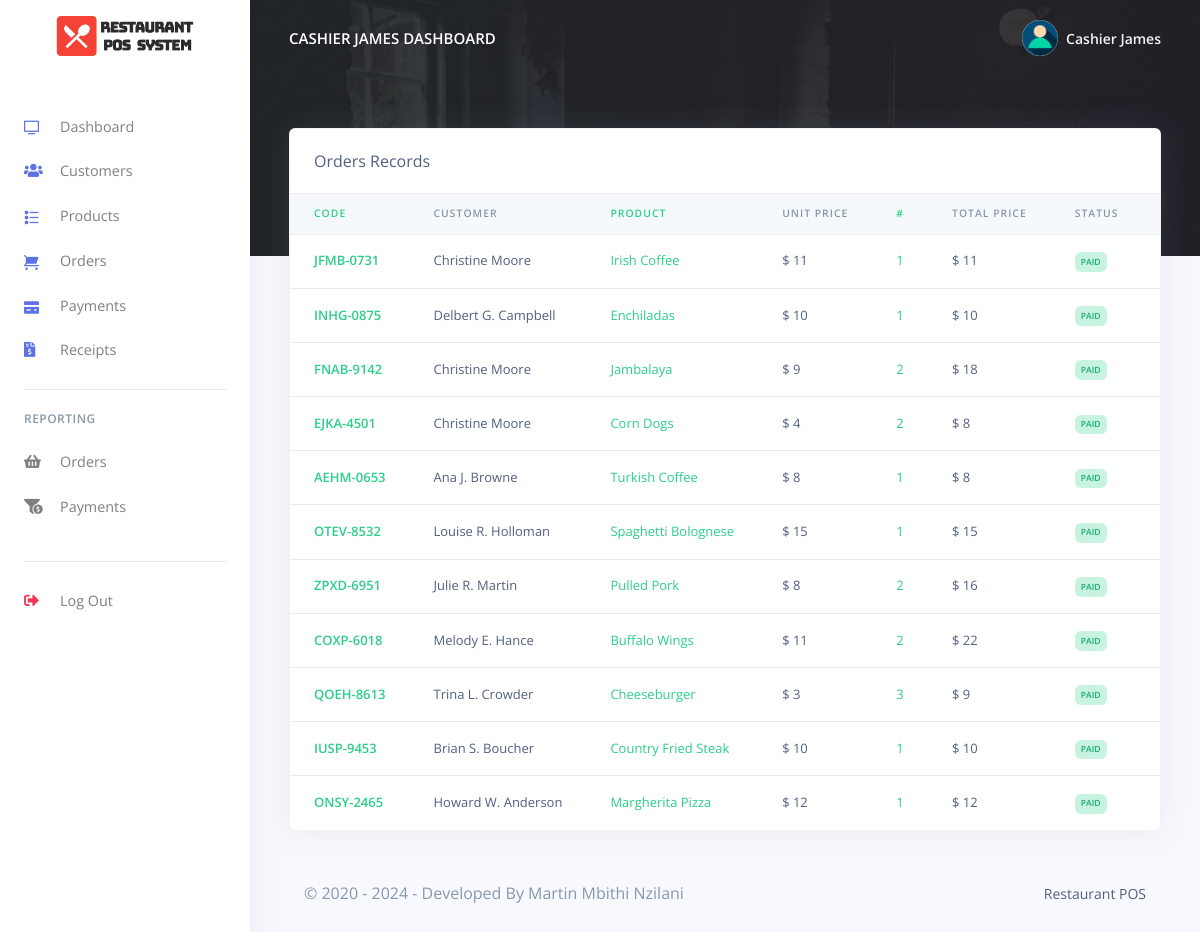
/pos/cashier/orders_reports.php (signed in), run on the app's committed database.
### tables this page shows
CREATE TABLE `rpos_staff` (
  `staff_id` int(20) NOT NULL,
  `staff_name` varchar(200) NOT NULL,
  `staff_number` varchar(200) NOT NULL,
  `staff_email` varchar(200) NOT NULL,
  `staff_password` varchar(200) NOT NULL,
  `created_at` timestamp(6) NOT NULL DEFAULT current_timestamp(6) ON UPDATE current_timestamp(6)
);

CREATE TABLE `rpos_orders` (
  `order_id` varchar(200) NOT NULL,
  `order_code` varchar(200) NOT NULL,
  `customer_id` varchar(200) NOT NULL,
  `customer_name` varchar(200) NOT NULL,
  `prod_id` varchar(200) NOT NULL,
  `prod_name` varchar(200) NOT NULL,
  `prod_price` varchar(200) NOT NULL,
  `prod_qty` varchar(200) NOT NULL,
  `order_status` varchar(200) NOT NULL,
  `created_at` timestamp(6) NOT NULL DEFAULT current_timestamp(6) ON UPDATE current_timestamp(6)
);

### pos/cashier/orders_reports.php (the view, shortened to what this page needs)
<?php
include('config/config.php');
require_once('partials/_head.php');
?>
<body>
    <?php
    require_once('partials/_sidebar.php');
    ?>
    <div class="main-content">
        <?php
        require_once('partials/_topnav.php');
        ?>
        <div class="container-fluid mt--8">
            <div class="row">
                <div class="col">
                    <div class="card shadow">
                        <div class="card-header border-0">
                            Orders Records
                        </div>
                        <div class="table-responsive">
                            <table class="table align-items-center table-flush">
                                <thead class="thead-light">
                                    <tr>
                                        <th class="text-success" scope="col">Code</th>
                                        <th scope="col">Customer</th>
                                        <th class="text-success" scope="col">Product</th>
                                        <th scope="col">Unit Price</th>
                                        <th class="text-success" scope="col">#</th>
                                        <th scope="col">Total Price</th>
                                        <th scop="col">Status</th>
                                        <th class="text-success" scope="col">Date</th>
                                    </tr>
                                </thead>
                                <tbody>
                                    <?php
                                    $ret = "SELECT * FROM  rpos_orders ORDER BY `created_at` DESC  ";
                                    $stmt = $mysqli->prepare($ret);
                                    $stmt->execute();
                                    $res = $stmt->get_result();
                                    while ($order = $res->fetch_object()) {
                                        $total = ((INT)$order->prod_price * (INT)$order->prod_qty);
                                    ?>
                                        <tr>
                                            <th class="text-success" scope="row"><?php echo $order->order_code; ?></th>
                                            <td><?php echo $order->customer_name; ?></td>
                                            <td class="text-success"><?php echo $order->prod_name; ?></td>
                                            <td>$ <?php echo $order->prod_price; ?></td>
                                            <td class="text-success"><?php echo $order->prod_qty; ?></td>
                                            <td>$ <?php echo $total; ?></td>
                                            <td><?php if ($order->order_status == '') {
                                                    echo "<span class='badge badge-danger'>Not Paid</span>";
                                                } else {
                                                    echo "<span class='badge badge-success'>$order->order_status</span>";
                                                } ?></td>
                                            <td class="text-success"><?php echo date('d/M/Y g:i', strtotime($order->created_at)); ?></td>
                                        </tr>
                                    <?php } ?>
                                </tbody>
                            </table>
                        </div>
                    </div>
                </div>
            </div>
            <?php
            require_once('partials/_footer.php');
            ?>
        </div>
    </div>
</body>
</html>

### pos/cashier/partials/_sidebar.php (shortened to what this page needs)
<?php
$staff_id = $_SESSION['staff_id'];
$ret = "SELECT * FROM  rpos_staff  WHERE staff_id = '$staff_id'";
$stmt = $mysqli->prepare($ret);
$stmt->execute();
$res = $stmt->get_result();
while ($staff_id = $res->fetch_object()) {
?>
  <nav class="navbar navbar-vertical fixed-left navbar-expand-md navbar-light bg-white" id="sidenav-main">
    <div class="container-fluid">
      <a class="navbar-brand pt-0" href="dashboard.php">
        <img src="../admin/assets/img/brand/repos.png" class="navbar-brand-img" alt="...">
      </a>
      <div class="collapse navbar-collapse" id="sidenav-collapse-main">
        <ul class="navbar-nav">
          <li class="nav-item">
            <a class="nav-link" href="dashboard.php">
              <i class="ni ni-tv-2 text-primary"></i> Dashboard
            </a>
          </li>
          <li class="nav-item">
            <a class="nav-link" href="customes.php">
              <i class="fas fa-users text-primary"></i> Customers
            </a>
          </li>
          <li class="nav-item">
            <a class="nav-link" href="products.php">
              <i class="ni ni-bullet-list-67 text-primary"></i>Products
            </a>
          </li>
          <li class="nav-item">
            <a class="nav-link" href="orders.php">
              <i class="ni ni-cart text-primary"></i> Orders
            </a>
          </li>
          <li class="nav-item">
            <a class="nav-link" href="payments.php">
              <i class="ni ni-credit-card text-primary"></i> Payments
            </a>
          </li>
          <li class="nav-item">
            <a class="nav-link" href="receipts.php">
              <i class="fas fa-file-invoice-dollar text-primary"></i> Receipts
            </a>
          </li>
        </ul>
        <hr class="my-3">
        <h6 class="navbar-heading text-muted">Reporting</h6>
        <ul class="navbar-nav mb-md-3">
          <li class="nav-item">
            <a class="nav-link" href="orders_reports.php">
              <i class="fas fa-shopping-basket"></i> Orders
            </a>
          </li>
          <li class="nav-item">
            <a class="nav-link" href="payments_reports.php">
              <i class="fas fa-funnel-dollar"></i> Payments
            </a>
          </li>
        </ul>
        <hr class="my-3">
        <ul class="navbar-nav mb-md-3">
          <li class="nav-item">
            <a class="nav-link" href="logout.php">
              <i class="fas fa-sign-out-alt text-danger"></i> Log Out
            </a>
          </li>
        </ul>
      </div>
    </div>
  </nav>
<?php } ?>

### pos/cashier/partials/_topnav.php (shortened to what this page needs)
<?php
$staff_id = $_SESSION['staff_id'];
$ret = "SELECT * FROM  rpos_staff  WHERE staff_id = '$staff_id'";
$stmt = $mysqli->prepare($ret);
$stmt->execute();
$res = $stmt->get_result();
while ($staff = $res->fetch_object()) {
?>
    <nav class="navbar navbar-top navbar-expand-md navbar-dark" id="navbar-main">
        <div class="container-fluid">
            <a class="h4 mb-0 text-white text-uppercase d-none d-lg-inline-block" href="dashboard.php"><?php echo $staff->staff_name; ?> Dashboard</a>
            <ul class="navbar-nav align-items-center d-none d-md-flex">
                <li class="nav-item dropdown">
                    <a class="nav-link pr-0" href="#" role="button" data-toggle="dropdown" aria-haspopup="true" aria-expanded="false">
                        <div class="media align-items-center">
                            <span class="avatar avatar-sm rounded-circle">
                                <img alt="Image placeholder" src="../admin/assets/img/theme/user-a-min.png">
                            </span>
                            <div class="media-body ml-2 d-none d-lg-block">
                                <span class="mb-0 text-sm  font-weight-bold"><?php echo $staff->staff_name; ?></span>
                            </div>
                        </div>
                    </a>
                </li>
            </ul>
        </div>
    </nav>
<?php } ?>

### data on the page
rpos_staff: staff_name "CASHIER JAMES", staff_name "Cashier James"
rpos_orders: order_code "JFMB-0731", customer_name "Christine Moore", prod_name "Irish Coffee", prod_price "11", prod_qty "1", order_status "PAID"
rpos_orders: order_code "INHG-0875", customer_name "Delbert G. Campbell", prod_name "Enchiladas", prod_price "10", prod_qty "1", order_status "PAID"
rpos_orders: order_code "FNAB-9142", customer_name "Christine Moore", prod_name "Jambalaya", prod_price "9", prod_qty "2", total "18", order_status "PAID"
rpos_orders: order_code "EJKA-4501", customer_name "Christine Moore", prod_name "Corn Dogs", prod_price "4", prod_qty "2", total "8", order_status "PAID"
rpos_orders: order_code "AEHM-0653", customer_name "Ana J. Browne", prod_name "Turkish Coffee", prod_price "8", prod_qty "1", order_status "PAID"
rpos_orders: order_code "OTEV-8532", customer_name "Louise R. Holloman", prod_name "Spaghetti Bolognese", prod_price "15", prod_qty "1", order_status "PAID"
rpos_orders: order_code "ZPXD-6951", customer_name "Julie R. Martin", prod_name "Pulled Pork", prod_price "8", prod_qty "2", total "16", order_status "PAID"
rpos_orders: order_code "COXP-6018", customer_name "Melody E. Hance", prod_name "Buffalo Wings", prod_price "11", prod_qty "2", total "22", order_status "PAID"
rpos_orders: order_code "QOEH-8613", customer_name "Trina L. Crowder", prod_name "Cheeseburger", prod_price "3", prod_qty "3", total "9", order_status "PAID"
rpos_orders: order_code "IUSP-9453", customer_name "Brian S. Boucher", prod_name "Country Fried Steak", prod_price "10", prod_qty "1", order_status "PAID"
rpos_orders: order_code "ONSY-2465", customer_name "Howard W. Anderson", prod_name "Margherita Pizza", prod_price "12", prod_qty "1", order_status "PAID"
